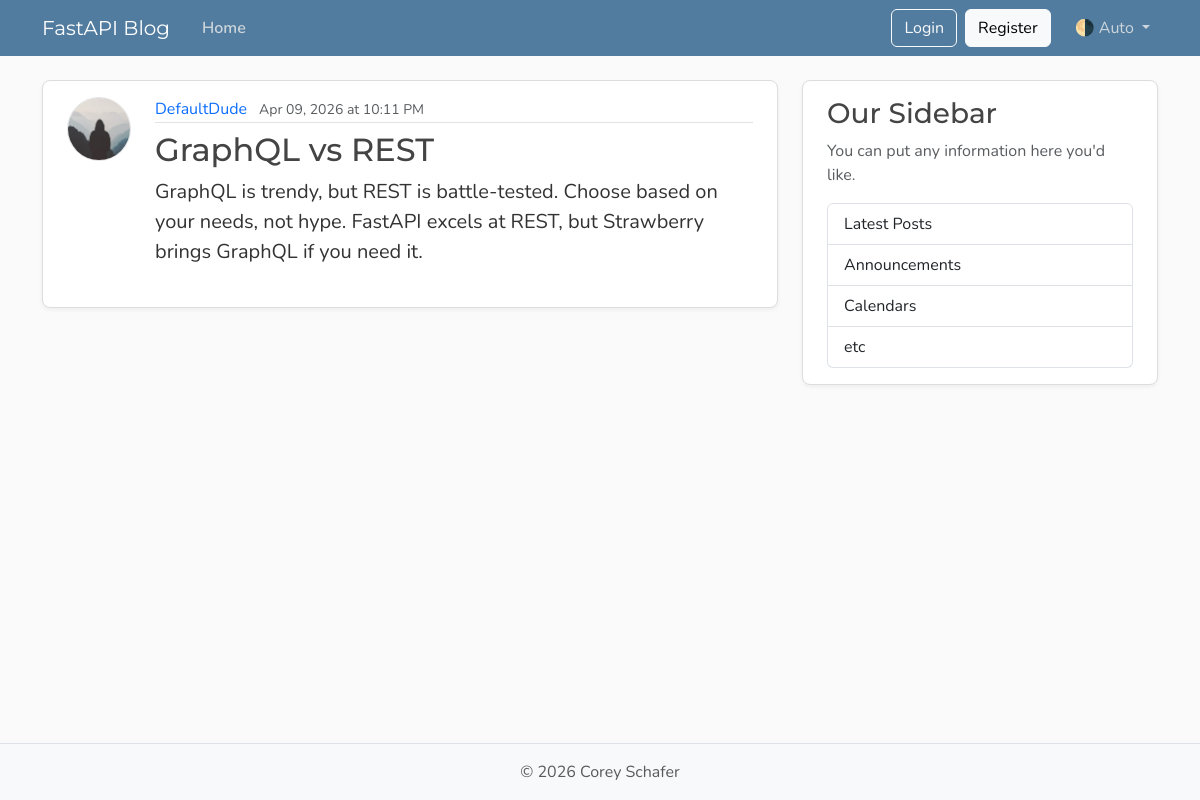
Page /posts/3 on the committed database.
### models.py (models this page shows, shortened)
class User(Base):
    __tablename__ = "users"
    id: Mapped[int] = mapped_column(Integer, primary_key=True, index=True)
    username: Mapped[str] = mapped_column(String(50), unique=True, nullable=False)
    email: Mapped[str] = mapped_column(String(120), unique=True, nullable=False)
    password_hash: Mapped[str] = mapped_column(String(200), nullable=False)
    image_file: Mapped[str | None] = mapped_column(String(200), nullable=True, default=None)
    posts: Mapped[list[Post]] = relationship(
        back_populates="author",
        cascade="all, delete-orphan"
    )

class Post(Base):
    __tablename__ = "posts"
    id: Mapped[int] = mapped_column(Integer, primary_key=True, index=True)
    title: Mapped[str] = mapped_column(String(100), nullable=False)
    content: Mapped[str] = mapped_column(Text, nullable=False)
    user_id: Mapped[int] = mapped_column(
        ForeignKey("users.id"), nullable=False, index=True
    )
    date_posted: Mapped[datetime] = mapped_column(
        DateTime(timezone=True),
        default=lambda: datetime.now(UTC)
    )
    author: Mapped[User] = relationship(back_populates="posts")

### main.py (the view)
@app.get(
    "/posts/{post_id}",
    include_in_schema=False,
    name="post_page",
)
async def post_page(
    request: Request,
    post_id: int,
    db: Annotated[AsyncSession, Depends(get_db)],
):
    result = await db.execute(
        select(models.Post)
        .options(joinedload(models.Post.author))
        .where(models.Post.id == post_id)
    )
    post_data = result.scalars().first()
    if not post_data:
        raise HTTPException(
            status_code=status.HTTP_404_NOT_FOUND,
            detail="Post not found",
        )
    return templates.TemplateResponse(
        request=request,
        name="post.html",
        context={
            "post": post_data,
            "title": post_data.title[:50],
        },
    )

### templates/post.html (shortened to what this page needs)
{% extends "layout.html" %}
{% block content %}
    <article class="content-section py-3 px-4 mb-4">
        <div class="d-flex align-items-start gap-4">
            <img class="rounded-circle article-img flex-shrink-0"
                 src="{{ post.author.image_path if post.author.image_path else url_for('static', path='profile_pics/default.jpg') }}"
                 alt="Profile Picture" width="64" height="64">
            <div class="flex-grow-1">
                <div class="article-metadata mb-2">
                    <a class="me-2" href="/users/{{ post.author.id }}/posts">{{ post.author.username }}</a>
                    <small class="text-body-secondary">{{ post.date_posted | datetimeformat }}</small>
                </div>
                <h2>
                    <span class="article-title text-decoration-none">{{ post.title }}</span>
                </h2>
                <p class="article-content text-break">{{ post.content }}</p>
            </div>
        </div>
    </article>
{% endblock content %}

### static/css/main.css (style rules this page uses)
:root { --font-heading: "Montserrat", system-ui, -apple-system, BlinkMacSystemFont, sans-serif; --font-body: "Nunito", system-ui, -apple-system, BlinkMacSystemFont, sans-serif; --color-bg-body: #fafafa; --color-bg-content: #ffffff; --color-text-primary: #333333; --color-text-heading: #444444; --color-steel: #527c9f; --color-nav-link: #cbd5db; --color-nav-link-hover: #ffffff; --color-link-hover: #428bca; --color-border: #dddddd; --color-border-light: #e3e3e3; --spacing-xl: 5rem; --article-img-size: 4rem; --account-img-size: 7.813rem; }
body { font-family: var(--font-body); background: var(--color-bg-body); color: var(--color-text-primary); }
h1, h2, h3, h4, h5, h6 { font-family: var(--font-heading); color: var(--color-text-heading); }
a { text-decoration: none; }
.content-section { background: var(--color-bg-content); border: 1px solid var(--color-border); border-radius: 0.5rem; box-shadow: 0 2px 4px rgba(15, 23, 42, 0.05); transition: box-shadow 0.15s ease, transform 0.15s ease, border-color 0.15s ease; }
.article-title { color: var(--color-text-heading); transition: color 0.2s ease-in-out; }
.article-content { white-space: pre-line; font-size: 1.25rem; }
.article-img { height: var(--article-img-size); width: var(--article-img-size); flex-shrink: 0; object-fit: cover; border: 1px solid var(--color-border-light); box-shadow: 0 0 0 2px var(--color-bg-content); }
.article-metadata { padding-bottom: 0.063rem; border-bottom: 1px solid var(--color-border-light); }
.article-metadata a { transition: color 0.2s ease-in-out; }

### rows in the picture
User: author.username "DefaultDude"
Post: date_posted "Apr 09, 2026 at 10:11 PM", title "GraphQL vs REST", content "GraphQL is trendy, but REST is battle-tested. Choose based on your needs, not hype. FastAPI excels at REST, but Strawberry brings GraphQL if you need it."
